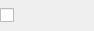
<?xml version="1.0" encoding="UTF-8"?>
<ui version="4.0">
 <class>CEnableableParamGuiComp</class>
 <widget class="QWidget" name="CEnableableParamGuiComp">
  <property name="geometry">
   <rect>
    <x>0</x>
    <y>0</y>
    <width>94</width>
    <height>31</height>
   </rect>
  </property>
  <property name="windowTitle">
   <string>Form</string>
  </property>
  <layout class="QHBoxLayout" name="horizontalLayout">
   <property name="margin">
    <number>0</number>
   </property>
   <item>
    <widget class="QCheckBox" name="EnableableCheck">
     <property name="sizePolicy">
      <sizepolicy hsizetype="MinimumExpanding" vsizetype="Fixed">
       <horstretch>0</horstretch>
       <verstretch>0</verstretch>
      </sizepolicy>
     </property>
     <property name="checkable">
      <bool>true</bool>
     </property>
    </widget>
   </item>
  </layout>
 </widget>
 <resources/>
 <connections/>
</ui>
